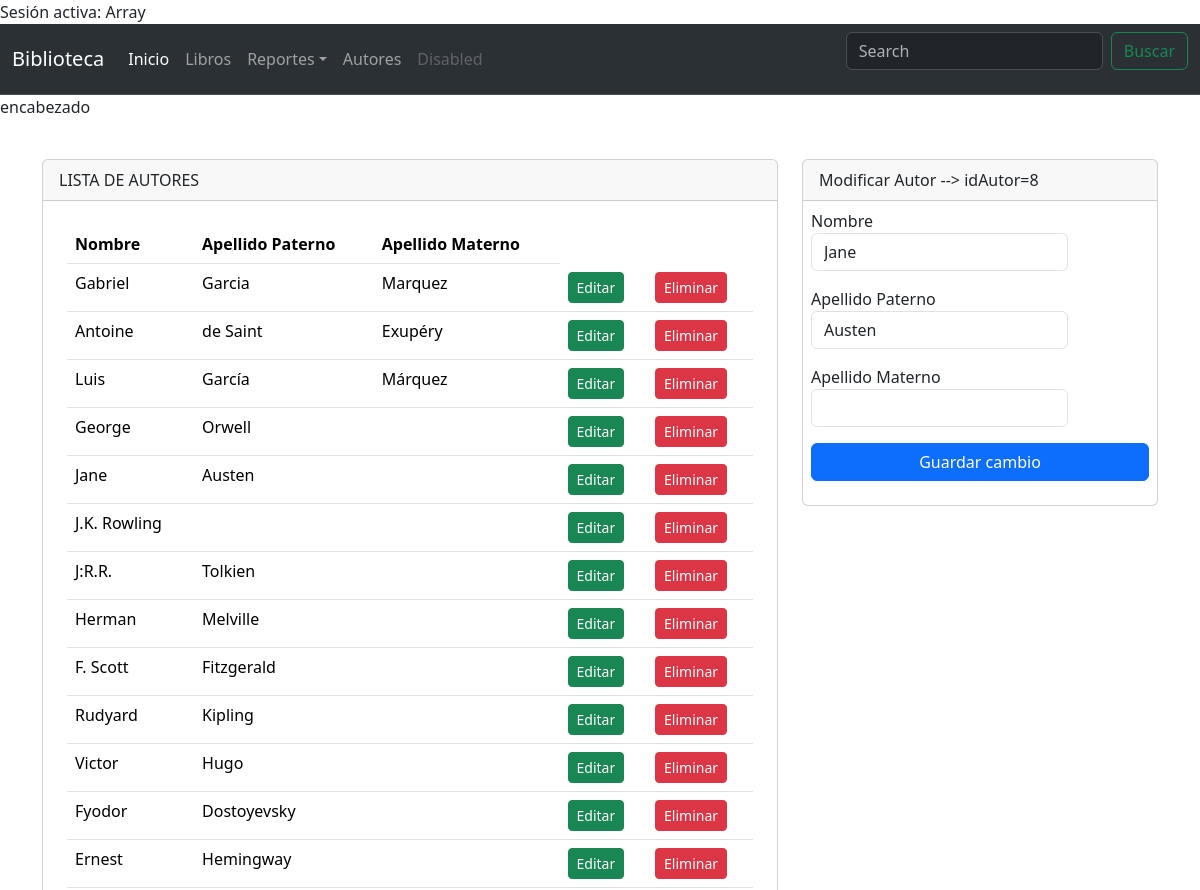
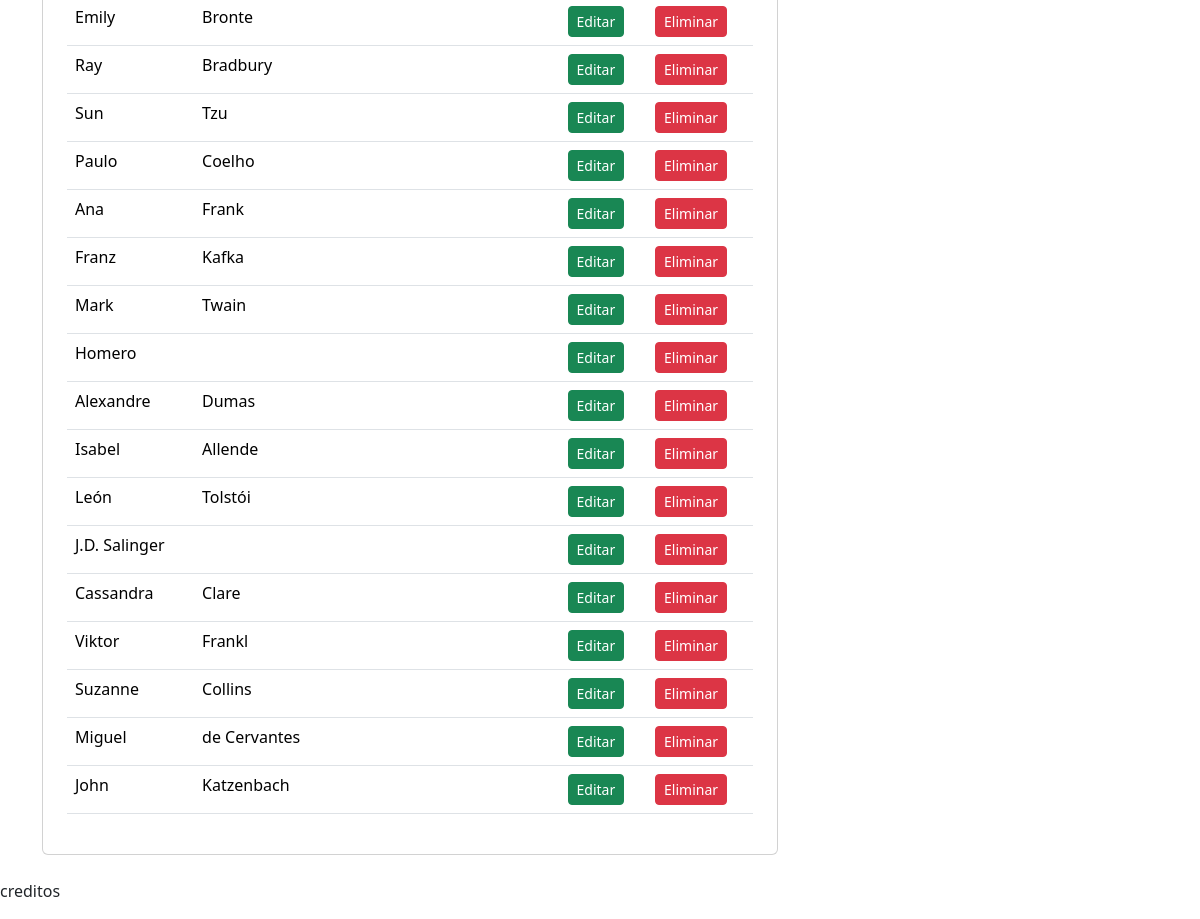
The app's page /autores.php?editAutor=editar&idAutor=8 (signed in) with its own data (2 pictures, top to bottom).
### tables this page shows
CREATE TABLE `autor` (
  `idAutor` int(11) NOT NULL,
  `nombre` varchar(15) NOT NULL,
  `apePaterno` varchar(15) NOT NULL,
  `apeMaterno` varchar(15) NOT NULL
);

CREATE TABLE `autorlibro` (
  `idAutor` int(11) NOT NULL,
  `idLibro` int(11) NOT NULL
);

### consultas.php (called while the page is built, shortened)
<?php
	$conexion = new Conexion;
	$con = $conexion->conectar();
function autor($conect){
	$sql = $conect->query('SELECT * FROM autor');
	$sql->execute();
	$res_autor = $sql->fetchAll(PDO::FETCH_ASSOC);
	return $res_autor;
}
function datosAutorEdit($conect) {
	$idAutor = $_GET['idAutor'];
	$sql = 'SELECT * FROM libro l INNER JOIN autorlibro al ON l.idLibro=al.idLibro INNER JOIN autor a ON al.idAutor=a.idAutor WHERE a.idAutor=?';
	$sent = $conect->prepare($sql);
	$sent->execute(array($idAutor));
	$res = $sent->fetch();
	return $res;
}
if(isset($_GET['editAutor'])) {
	$datosAutor = datosAutorEdit($con);
}

### autores.php (the view, shortened to what this page needs)
<?php
    if (!isset($_SESSION['usuario'])) {
        echo "No hay sesión activa";
        header('Location: login.php');
        exit();
    } else {
        echo "Sesión activa: " . $_SESSION['usuario'];
    }
    include_once 'consultas.php';
    include_once 'templates/header.php';
?>
<div class="container py-4">
    <div class="row justify-content-center">
    <div class="col-md-8">
            <div class="card">
                <div class="card-header">
                    LISTA DE AUTORES
                </div>
                <div class="p-4">
                    <table class="table">
                        <thead>
                            <tr>
                                <th>Nombre</th>
                                <th>Apellido Paterno</th>
                                <th>Apellido Materno</th>
                            </tr>
                        </thead>
                        <tbody>
                            <?php foreach (autor($con) as $key => $value) { ?>
                                <tr>
                                    <td><?=$value['nombre'] ?></td>
                                    <td><?=$value['apePaterno'] ?></td>
                                    <td><?=$value['apeMaterno'] ?></td>
                                    <td>
										<a href="autores.php?editAutor=editar&idAutor=<?=$value['idAutor'] ?>">
											<button type="button" class="btn btn-success btn-sm">Editar</button>
										</a>
									</td>
									<td>
										<a href="autores.php?delAutor=eliminar&idAutor=<?=$value['idAutor']?>">
											<button type="button" class="btn btn-danger btn-sm">Eliminar</button>
										</a>
									</td>
                                </tr>
                            <?php } ?>
                        </tbody>
                    </table>
                </div>
            </div>
        </div>
        <div class="col-md-4">
        <?php if (!isset($_GET['editAutor'])) { ?>
            <div class="card">
                <div class="card-header">
                    Adicionar Autor
                </div>
                <form action="consultas.php" method="post">
                    <div class="m-2">
                        <label class="form-label">Nombre
                            <input type="text" class="form-control" name="txtNombre" autofocus>
                        </label>
                    </div>
                    <div class="m-2">
                        <label class="form-label">Apellido Paterno
                            <input type="text" class="form-control" name="txtPaterno" autofocus>
                        </label>
                    </div>
                    <div class="m-2">
                        <label class="form-label">Apellido Materno
                            <input type="text" class="form-control" name="txtMaterno" autofocus>
                        </label>
                    </div>
                    <div class="m-2">
						<div class="d-grid">
							<input type="hidden" name="addAutor" value="addAutor">
							<input type="submit" class="btn btn-primary" value="Registrar">
						</div>
					</div>
                </form>
            </div>
            <?php }
			else { ?>
            <div class="card">
				<div class="card-header">
					Modificar Autor --> idAutor=<?=$datosAutor['idAutor']?>
				</div>
				<form action="consultas.php" method="post">
					<div class="m-2">
						<label class="form-label">Nombre
							<input type="text" class="form-control" name="txtNombre" value="<?=$datosAutor['nombre'] ?>" autofocus>
						</label>
					</div>
					<div class="m-2">
						<label class="form-label">Apellido Paterno
							<input type="text" class="form-control" name="txtPaterno" value="<?=$datosAutor['apePaterno'] ?>" autofocus>
						</label>
					</div>
					<div class="m-2">
						<label class="form-label">Apellido Materno
							<input type="text" class="form-control" name="txtMaterno" value="<?=$datosAutor['apeMaterno'] ?>" autofocus>
						</label>
					</div>
					<div class="m-2">
						<div class="d-grid">
							<input type="submit" class="btn btn-primary" value="Guardar cambio">
						</div>
					</div>
				</form>
			</div>
		<?php } ?>
        </div>
    </div>
</div>
<?php
include_once 'templates/footer.php';
?>

### records on screen
autor: nombre "Gabriel", apePaterno "Garcia", apeMaterno "Marquez"
autor: nombre "Antoine", apePaterno "de Saint", apeMaterno "Exupéry"
autor: nombre "Luis", apePaterno "García", apeMaterno "Márquez"
autor: nombre "George", apePaterno "Orwell"
autor: nombre "Jane", apePaterno "Austen"
autor: nombre "J.K. Rowling"
autor: nombre "J:R.R.", apePaterno "Tolkien"
autor: nombre "Herman", apePaterno "Melville"
autor: nombre "F. Scott", apePaterno "Fitzgerald"
autor: nombre "Rudyard", apePaterno "Kipling"
autor: nombre "Victor", apePaterno "Hugo"
autor: nombre "Fyodor", apePaterno "Dostoyevsky"
autor: nombre "Ernest", apePaterno "Hemingway"
autor: nombre "Emily", apePaterno "Bronte"
autor: nombre "Ray", apePaterno "Bradbury"
autor: nombre "Sun", apePaterno "Tzu"
autor: nombre "Paulo", apePaterno "Coelho"
autor: nombre "Ana", apePaterno "Frank"
autor: nombre "Franz", apePaterno "Kafka"
autor: nombre "Mark", apePaterno "Twain"
autor: nombre "Homero"
autor: nombre "Alexandre", apePaterno "Dumas"
autor: nombre "Isabel", apePaterno "Allende"
autor: nombre "León", apePaterno "Tolstói"
autor: nombre "J.D. Salinger"
autor: nombre "Cassandra", apePaterno "Clare"
autor: nombre "Viktor", apePaterno "Frankl"
autor: nombre "Suzanne", apePaterno "Collins"
autor: nombre "Miguel", apePaterno "de Cervantes"
autor: nombre "John", apePaterno "Katzenbach"
autorlibro: idAutor.idAutor "8", txtNombre "Jane", txtPaterno "Austen"

### other values on screen
$_SESSION['usuario'] "Array"
